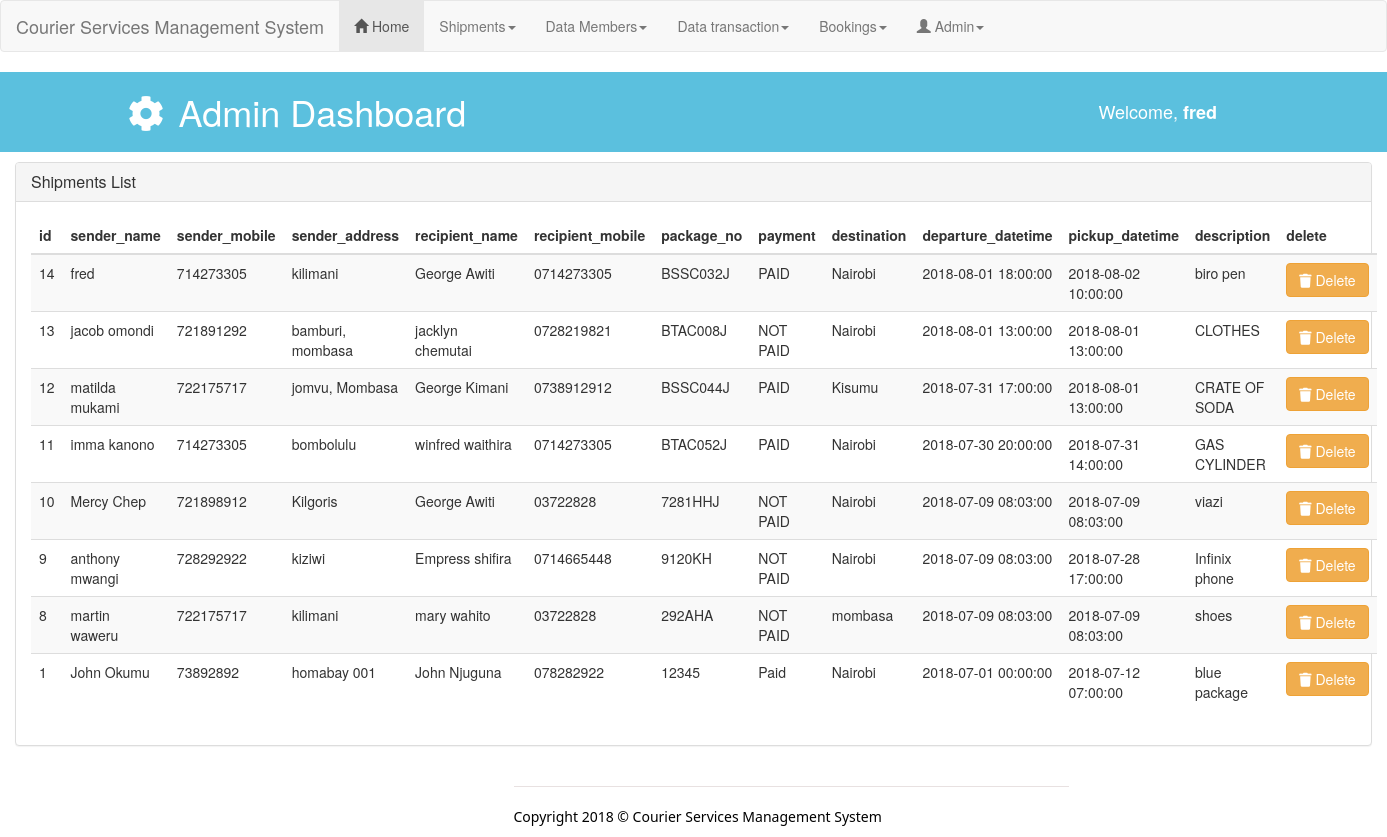
The page /admin/manage_shipments.php (signed in) on the database its author committed.
### tables this page shows
CREATE TABLE `user` (
  `id` int(11) NOT NULL,
  `username` varchar(225) NOT NULL,
  `password` varchar(255) NOT NULL,
  `status` varchar(15) NOT NULL,
  `mobile` varchar(25) NOT NULL,
  `level` varchar(25) NOT NULL
);

CREATE TABLE `shipments_tbl` (
  `id` int(20) NOT NULL,
  `sender_name` varchar(30) NOT NULL,
  `sender_mobile` int(30) NOT NULL,
  `sender_address` varchar(30) NOT NULL,
  `recipient_name` varchar(30) NOT NULL,
  `recipient_mobile` varchar(30) NOT NULL,
  `recipient_address` varchar(30) NOT NULL,
  `package_no` varchar(30) NOT NULL,
  `weight` float NOT NULL,
  `length` int(20) NOT NULL,
  `wide` int(15) NOT NULL,
  `payment` varchar(10) NOT NULL,
  `destination` varchar(10) NOT NULL,
  `status` varchar(20) NOT NULL,
  `departure_datetime` datetime NOT NULL,
  `pickup_datetime` datetime NOT NULL,
  `description` text NOT NULL,
  `urgency` varchar(30) NOT NULL
);

### admin/session.php (called while the page is built, shortened)
<?php
   include('config.php');
   $user_check = $_SESSION['login_user'];
   $ses_sql = mysqli_query($conn,"select * from `user` where `username` = '".$user_check."' ");
   $row = mysqli_fetch_array($ses_sql,MYSQLI_ASSOC);
   $login_session = $row['username'];
?>

### admin/manage_shipments.php (the view, shortened to what this page needs)
<?php include('session.php');
include('config.php');?>
<?php include 'layouts/admin_header.php' ;?>
  <body>
<?php include 'layouts/admin_navigation.php' ;?>
    <header id="admin_header">
      <div class="container">
        <div class="row">
          <div class="col-md-10">
            <h1><i class="fa fa-cog fa-spin fa-fw"></i> Admin Dashboard</h1>
          </div>
          <div class="col-md-2">
            <div class="create">
             <h4><span class="" aria-hidden="true"></span> Welcome, <b><?php echo $login_session;?></b></h4>
            </div>
          </div>
        </div>
      </div>
    </header>
<div class="col-md-12">
              <div class="panel panel-default">
                <div class="panel-heading">
                  <h3 class="panel-title">Shipments List</h3>
                </div>
                <div class="panel-body">
                  <table class="table table-striped table-hover">
                      <thead>
                      <th>id</th>
                      <th>sender_name </th>
                      <th>sender_mobile</th>
                      <th>sender_address</th>
                      <th>recipient_name</th>
                      <th>recipient_mobile</th>
                      <th>package_no </th>
                      <th>payment</th>
                      <th>destination</th>
                      <th>departure_datetime</th>
                      <th>pickup_datetime</th>
                      <th>description</th>
                      <th>delete</th>
                      </thead>
                      <tbody>
                   <?php
                   $count=1;
                   $sel_query="SELECT * FROM shipments_tbl ORDER BY id DESC; ";
                   $result = mysqli_query($conn, $sel_query);
                   while($row = mysqli_fetch_assoc($result))
                    { ?>
                          <tr>
                          <td><?php echo $row["id"] ; ?></td>
                          <td><?php echo $row["sender_name"] ; ?></td>
                          <td><?php echo $row["sender_mobile"] ; ?></td>
                          <td><?php echo $row["sender_address"] ; ?></td>
                          <td><?php echo $row["recipient_name"] ; ?></td>
                          <td><?php echo $row["recipient_mobile"] ; ?></td>
                          <td><?php echo $row["package_no"] ; ?></td>
                          <td><?php echo $row["payment"] ; ?></td>
                          <td><?php echo $row["destination"] ; ?></td>
                          <td><?php echo $row["departure_datetime"] ; ?></td>
                          <td><?php echo $row["pickup_datetime"] ; ?></td>
                          <td><?php echo $row["description"] ; ?></td>
                          <td> <a href="deletebookings.php?id=<?php echo $row["id"]; ?>"class="btn btn-warning"> <i class="fa fa-trash"></i> Delete</a></td>
                          </tr>
                         <?php $count++; }
                                           ?>
                      </tbody>
                    </table>
                </div>
              </div>
             </div>
<?php include 'layouts/footer.php' ;?>
  </body>
</html>

### css/styles.css (style rules this page uses)
#admin_header { background-color: #5bc0de; color: white; margin-top: 0px ; margin-bottom: 10px; padding-bottom: 10px; }
#admin_header .create { padding-top: 20px; }

### rows shown on the page
user: username "fred"
shipments_tbl: id "14", sender_name "fred", sender_mobile "714273305", sender_address "kilimani", recipient_name "George Awiti", recipient_mobile "0714273305", package_no "BSSC032J", payment "PAID", destination "Nairobi", departure_datetime "2018-08-01 18:00:00", pickup_datetime "2018-08-02 10:00:00", description "biro pen"
shipments_tbl: id "13", sender_name "jacob omondi", sender_mobile "721891292", sender_address "bamburi, mombasa", recipient_name "jacklyn chemutai", recipient_mobile "0728219821", package_no "BTAC008J", payment "NOT PAID", destination "Nairobi", departure_datetime "2018-08-01 13:00:00", pickup_datetime "2018-08-01 13:00:00", description "CLOTHES"
shipments_tbl: id "12", sender_name "matilda mukami", sender_mobile "722175717", sender_address "jomvu, Mombasa", recipient_name "George Kimani", recipient_mobile "0738912912", package_no "BSSC044J", payment "PAID", destination "Kisumu", departure_datetime "2018-07-31 17:00:00", pickup_datetime "2018-08-01 13:00:00", description "CRATE OF SODA"
shipments_tbl: id "11", sender_name "imma kanono", sender_mobile "714273305", sender_address "bombolulu", recipient_name "winfred waithira", recipient_mobile "0714273305", package_no "BTAC052J", payment "PAID", destination "Nairobi", departure_datetime "2018-07-30 20:00:00", pickup_datetime "2018-07-31 14:00:00", description "GAS CYLINDER"
shipments_tbl: id "10", sender_name "Mercy Chep", sender_mobile "721898912", sender_address "Kilgoris", recipient_name "George Awiti", recipient_mobile "03722828", package_no "7281HHJ", payment "NOT PAID", destination "Nairobi", departure_datetime "2018-07-09 08:03:00", pickup_datetime "2018-07-09 08:03:00", description "viazi"
shipments_tbl: id "9", sender_name "anthony mwangi", sender_mobile "728292922", sender_address "kiziwi", recipient_name "Empress shifira", recipient_mobile "0714665448", package_no "9120KH", payment "NOT PAID", destination "Nairobi", departure_datetime "2018-07-09 08:03:00", pickup_datetime "2018-07-28 17:00:00", description "Infinix phone"
shipments_tbl: id "8", sender_name "martin waweru", sender_mobile "722175717", sender_address "kilimani", recipient_name "mary wahito", recipient_mobile "03722828", package_no "292AHA", payment "NOT PAID", destination "mombasa", departure_datetime "2018-07-09 08:03:00", pickup_datetime "2018-07-09 08:03:00", description "shoes"
shipments_tbl: id "1", sender_name "John Okumu", sender_mobile "73892892", sender_address "homabay 001", recipient_name "John Njuguna", recipient_mobile "078282922", package_no "12345", payment "Paid", destination "Nairobi", departure_datetime "2018-07-01 00:00:00", pickup_datetime "2018-07-12 07:00:00", description "blue package"
